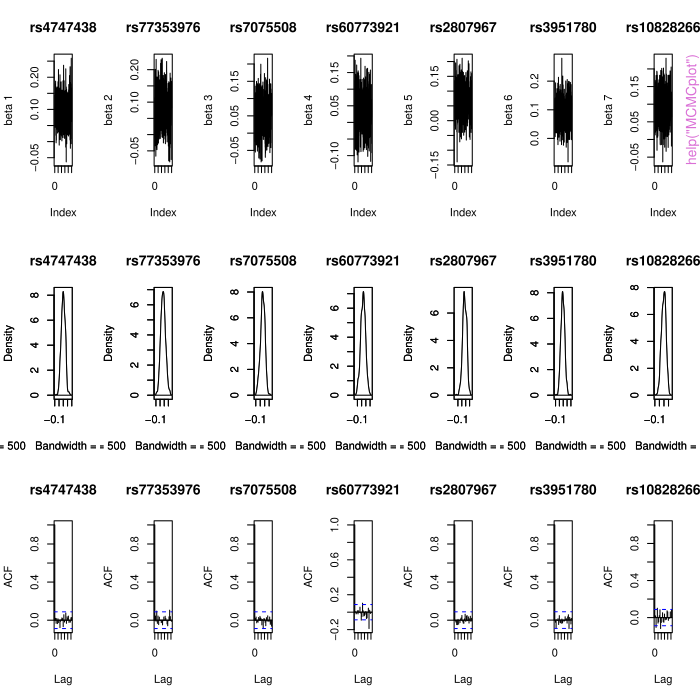

This figure's R source:
pkgname <- "GCPBayes"
source(file.path(R.home("share"), "R", "examples-header.R"))
options(warn = 1)
library('GCPBayes')

base::assign(".oldSearch", base::search(), pos = 'CheckExEnv')
base::assign(".old_wd", base::getwd(), pos = 'CheckExEnv')
cleanEx()
nameEx("CS")
### * CS

flush(stderr()); flush(stdout())

### Name: CS
### Title: Continuous Spike
### Aliases: CS

### ** Examples

############################# Gene DNAJC1 ###############################################
data(DNAJC1)
Breast <- DNAJC1$Breast
Thyroid <- DNAJC1$Thyroid
genename <- "DNAJC1"
snpnames <- Breast$snp
Betah <- list(Breast$beta, Thyroid$beta)
Sigmah <- list(diag(Breast$se^2), diag(Thyroid$se^2))
K <- 2
m <- 14

pvalue <- matrix(0, K, m)
for (k in 1:K) {
  pvalue[k, ] <- 2 * pnorm(-abs(Betah[[k]] / sqrt(diag(Sigmah[[k]]))))
}

zinit <- rep(0, K)
for (j in 1:K) {
  index <- 1:m
  PVALUE <- p.adjust(pvalue[j, ])
  SIGNALS <- index[PVALUE < 0.05]
  modelf1 <- rep(0, m)
  modelf1[SIGNALS] <- 1
  if (max(modelf1) == 1) (zinit[j] <- 1)
}


RES <- CS(Betah, Sigmah,
  kappa0 = 0.5, tau20 = 1, zeta0 = zinit,
  m = m, K = K, niter = 2000, burnin = 1000, nthin = 2, nchains = 1, a1 = 0.1, a2 = 0.1,
  c1 = 0.1, c2 = 0.1, sigma2 = 10^-3, snpnames = snpnames, genename = genename
)
## Not run: 
##D   print(RES)
##D 
##D 
##D   RES1 <- CS(Betah, Sigmah,
##D     kappa0 = c(0.2, 0.5), tau20 = c(1, 2), zeta0 = zinit,
##D     m = m, K = K, niter = 2000, burnin = 1000, nthin = 2, nchains = 2,
##D     a1 = 0.1, a2 = 0.1, c1 = 0.1, c2 = 0.1, sigma2 = 10^-3, snpnames, genename
##D   )
##D   print(RES1)
##D   ################### Simulated summary level data with K=5 ###############################
##D   data(Simulated_summary)
##D   genename <- Simulated_summary$genename
##D   snpnames <- Simulated_summary$snpnames
##D   Betah <- Simulated_summary$simBeta
##D   Sigmah <- Simulated_summary$simSIGMA
##D   K <- 5
##D   m <- 10
##D 
##D   pvalue <- matrix(0, K, m)
##D   for (k in 1:K) {
##D     pvalue[k, ] <- 2 * pnorm(-abs(Betah[[k]] / sqrt(diag(Sigmah[[k]]))))
##D   }
##D 
##D   zinit <- rep(0, K)
##D   for (j in 1:K) {
##D     index <- 1:m
##D     PVALUE <- p.adjust(pvalue[j, ])
##D     SIGNALS <- index[PVALUE < 0.05]
##D     modelf1 <- rep(0, m)
##D     modelf1[SIGNALS] <- 1
##D     if (max(modelf1) == 1) (zinit[j] <- 1)
##D   }
##D 
##D 
##D   RES <- CS(Betah, Sigmah,
##D     kappa0 = 0.5, tau20 = 1, zeta0 = zinit,
##D     m = m, K = K, niter = 2000, burnin = 1000, nthin = 2, nchains = 1, a1 = 0.1, a2 = 0.1,
##D     c1 = 0.1, c2 = 0.1, sigma2 = 10^-3, snpnames = snpnames, genename = genename
##D   )
##D   print(RES)
##D 
##D 
##D   RES1 <- CS(Betah, Sigmah,
##D     kappa0 = c(0.2, 0.5), tau20 = c(1, 2), zeta0 = zinit,
##D     m = m, K = K, niter = 2000, burnin = 1000, nthin = 2, nchains = 2,
##D     a1 = 0.1, a2 = 0.1, c1 = 0.1, c2 = 0.1, sigma2 = 10^-3, snpnames, genename
##D   )
##D   print(RES1)
##D   ################################### Gene PARP2 ##########################################
##D   library(BhGLM)
##D   data(PARP2)
##D   Breast <- PARP2$Breast
##D   Thyroid <- PARP2$Thyroid
##D   genename <- "PARP2"
##D   snpnames <- c("rs3093872", "rs3093921", "rs1713411", "rs3093926", "rs3093930", "rs878156")
##D 
##D 
##D   Fit1 <- BhGLM::bglm(y1 ~ ., family = binomial(link = "logit"), data = Breast)
##D   Betah1 <- Fit1$coefficients[-1]
##D   Sigmah1 <- cov(coef(arm::sim(Fit1)))[-1, -1]
##D 
##D   Fit2 <- BhGLM::bglm(y2 ~ ., family = binomial(link = "logit"), data = Thyroid)
##D   Betah2 <- Fit2$coefficients[-1]
##D   Sigmah2 <- cov(coef(arm::sim(Fit2)))[-1, -1]
##D 
##D   Betah <- list(Betah1, Betah2)
##D   Sigmah <- list(Sigmah1, Sigmah2)
##D   K <- 2
##D   m <- 6
##D 
##D   pvalue <- matrix(0, K, m)
##D   for (k in 1:K) {
##D     pvalue[k, ] <- 2 * pnorm(-abs(Betah[[k]] / sqrt(diag(Sigmah[[k]]))))
##D   }
##D 
##D   zinit <- rep(0, K)
##D   for (j in 1:K) {
##D     index <- 1:m
##D     PVALUE <- p.adjust(pvalue[j, ])
##D     SIGNALS <- index[PVALUE < 0.05]
##D     modelf1 <- rep(0, m)
##D     modelf1[SIGNALS] <- 1
##D     if (max(modelf1) == 1) (zinit[j] <- 1)
##D   }
##D 
##D 
##D   RES <- CS(Betah, Sigmah,
##D     kappa0 = 0.5, tau20 = 1, zeta0 = zinit,
##D     m = m, K = K, niter = 2000, burnin = 1000, nthin = 2, nchains = 1, a1 = 0.1, a2 = 0.1,
##D     c1 = 0.1, c2 = 0.1, sigma2 = 10^-3, snpnames = snpnames, genename = genename
##D   )
##D   print(RES)
##D 
##D   RES1 <- CS(Betah, Sigmah,
##D     kappa0 = c(0.2, 0.5), tau20 = c(1, 2), zeta0 = zinit,
##D     m = m, K = K, niter = 2000, burnin = 1000, nthin = 2, nchains = 2,
##D     a1 = 0.1, a2 = 0.1, c1 = 0.1, c2 = 0.1, sigma2 = 10^-3, snpnames, genename
##D   )
##D   print(RES1)
##D   ########### Simulated individual level data with K=3 and continuous phynotype ###########
##D   library(BhGLM)
##D   data(Simulated_individual)
##D   Study1 <- Simulated_individual$Study1
##D   Study2 <- Simulated_individual$Study2
##D   Study3 <- Simulated_individual$Study3
##D   K <- 3
##D   m <- 30
##D   genename <- "Simulated"
##D   snpnames <- sprintf("SNP%s", seq(1:m))
##D 
##D 
##D   Fit1 <- BhGLM::bglm(Y1 ~ ., family = gaussian, data = data.frame(Study1))
##D   Betah1 <- Fit1$coefficients[-1]
##D   Sigmah1 <- cov(coef(arm::sim(Fit1)))[-1, -1]
##D 
##D   Fit2 <- BhGLM::bglm(Y2 ~ ., family = gaussian, data = data.frame(Study2))
##D   Betah2 <- Fit2$coefficients[-1]
##D   Sigmah2 <- cov(coef(arm::sim(Fit2)))[-1, -1]
##D 
##D   Fit3 <- BhGLM::bglm(Y3 ~ ., family = gaussian, data = data.frame(Study3))
##D   Betah3 <- Fit3$coefficients[-1]
##D   Sigmah3 <- cov(coef(arm::sim(Fit3)))[-1, -1]
##D 
##D   Betah <- list(Betah1, Betah2, Betah3)
##D   Sigmah <- list(Sigmah1, Sigmah2, Sigmah3)
##D 
##D 
##D   pvalue <- matrix(0, K, m)
##D   for (k in 1:K) {
##D     pvalue[k, ] <- 2 * pnorm(-abs(Betah[[k]] / sqrt(diag(Sigmah[[k]]))))
##D   }
##D 
##D   zinit <- rep(0, K)
##D   for (j in 1:K) {
##D     index <- 1:m
##D     PVALUE <- p.adjust(pvalue[j, ])
##D     SIGNALS <- index[PVALUE < 0.05]
##D     modelf1 <- rep(0, m)
##D     modelf1[SIGNALS] <- 1
##D     if (max(modelf1) == 1) (zinit[j] <- 1)
##D   }
##D 
##D   RES <- CS(Betah, Sigmah,
##D     kappa0 = 0.5, tau20 = 1, zeta0 = zinit,
##D     m = m, K = K, niter = 2000, burnin = 1000, nthin = 2, nchains = 1, a1 = 0.1, a2 = 0.1,
##D     c1 = 0.1, c2 = 0.1, sigma2 = 10^-3, snpnames = snpnames, genename = genename
##D   )
##D   print(RES)
##D 
##D   RES1 <- CS(Betah, Sigmah,
##D     kappa0 = c(0.2, 0.5), tau20 = c(1, 2), zeta0 = zinit,
##D     m = m, K = K, niter = 2000, burnin = 1000, nthin = 2, nchains = 2,
##D     a1 = 0.1, a2 = 0.1, c1 = 0.1, c2 = 0.1, sigma2 = 10^-3, snpnames, genename
##D   )
##D   print(RES1)
##D 
##D   ########### Simulated individual level data with K=2 and gene expression data ###########
##D   library(BhGLM)
##D   data(Simulated_individual_survival)
##D   Study1 <- Simulated_individual_survival$Study1
##D   Study2 <- Simulated_individual_survival$Study2
##D   K <- 2
##D   m <- 10
##D   genename <- "Simulated"
##D   snpnames <- sprintf("G%s", seq(1:m))
##D 
##D 
##D   Fit1 <- BhGLM::bcoxph(Study1$T ~ Study1$X)
##D   Betah1 <- Fit1$coefficients
##D   Sigmah1 <- Fit1$var
##D 
##D 
##D   Fit2 <- BhGLM::bcoxph(Study2$T ~ Study2$X)
##D   Betah2 <- Fit2$coefficients
##D   Sigmah2 <- Fit2$var
##D 
##D   Betah <- list(Betah1, Betah2)
##D   Sigmah <- list(Sigmah1, Sigmah2)
##D 
##D   pvalue <- matrix(0, K, m)
##D   for (k in 1:K) {
##D     pvalue[k, ] <- 2 * pnorm(-abs(Betah[[k]] / sqrt(diag(Sigmah[[k]]))))
##D   }
##D 
##D   zinit <- rep(0, K)
##D   for (j in 1:K) {
##D     index <- 1:m
##D     PVALUE <- p.adjust(pvalue[j, ])
##D     SIGNALS <- index[PVALUE < 0.05]
##D     modelf1 <- rep(0, m)
##D     modelf1[SIGNALS] <- 1
##D     if (max(modelf1) == 1) (zinit[j] <- 1)
##D   }
##D 
##D 
##D   RES1 <- CS(Betah, Sigmah,
##D     kappa0 = c(0.2, 0.5), tau20 = c(1, 2), zeta0 = zinit,
##D     m = m, K = K, niter = 2000, burnin = 1000, nthin = 2, nchains = 2,
##D     a1 = 0.1, a2 = 0.1, c1 = 0.1, c2 = 0.1, sigma2 = 10^-3, snpnames, genename
##D   )
##D   print(RES1)
## End(Not run)



cleanEx()
nameEx("DS")
### * DS

flush(stderr()); flush(stdout())

### Name: DS
### Title: Dirac Spike
### Aliases: DS

### ** Examples

############################# Gene DNAJC1 ###############################################
data(DNAJC1)
Breast <- DNAJC1$Breast
Thyroid <- DNAJC1$Thyroid
genename <- "DNAJC1"
snpnames <- Breast$snp
Betah <- list(Breast$beta, Thyroid$beta)
Sigmah <- list(diag(Breast$se^2), diag(Thyroid$se^2))
K <- 2
m <- 14

RES <- DS(Betah, Sigmah,
  kappa0 = 0.5, sigma20 = 1,
  m = m, K = K, niter = 2000, burnin = 1000, nthin = 2, nchains = 1,
  a1 = 0.1, a2 = 0.1, d1 = 0.1, d2 = 0.1, snpnames, genename
)
## Not run: 
##D   print(RES)
##D 
##D   RES1 <- DS(Betah, Sigmah,
##D     kappa0 = c(0.2, 0.5), sigma20 = c(1, 2),
##D     m = m, K = K, niter = 2000, burnin = 1000, nthin = 2, nchains = 2,
##D     a1 = 0.1, a2 = 0.1, d1 = 0.1, d2 = 0.1, snpnames, genename
##D   )
##D   print(RES1)
##D   ################### Simulated summary level data with K=5 ###############################
##D   data(Simulated_summary)
##D   genename <- Simulated_summary$genename
##D   snpnames <- Simulated_summary$snpnames
##D   Betah <- Simulated_summary$simBeta
##D   Sigmah <- Simulated_summary$simSIGMA
##D   K <- 5
##D   m <- 10
##D 
##D   RES <- DS(Betah, Sigmah,
##D     kappa0 = 0.5, sigma20 = 1,
##D     m = m, K = K, niter = 2000, burnin = 1000, nthin = 2, nchains = 1,
##D     a1 = 0.1, a2 = 0.1, d1 = 0.1, d2 = 0.1, snpnames, genename
##D   )
##D   print(RES)
##D 
##D   RES1 <- DS(Betah, Sigmah,
##D     kappa0 = c(0.2, 0.5), sigma20 = c(1, 2),
##D     m = m, K = K, niter = 2000, burnin = 1000, nthin = 2, nchains = 2,
##D     a1 = 0.1, a2 = 0.1, d1 = 0.1, d2 = 0.1, snpnames, genename
##D   )
##D   print(RES1)
##D   ################################### Gene PARP2 ##########################################
##D   library(BhGLM)
##D   data(PARP2)
##D   Breast <- PARP2$Breast
##D   Thyroid <- PARP2$Thyroid
##D   genename <- "PARP2"
##D   snpnames <- c("rs3093872", "rs3093921", "rs1713411", "rs3093926", "rs3093930", "rs878156")
##D 
##D 
##D   Fit1 <- BhGLM::bglm(y1 ~ ., family = binomial(link = "logit"), data = Breast)
##D   Betah1 <- Fit1$coefficients[-1]
##D   Sigmah1 <- cov(coef(arm::sim(Fit1)))[-1, -1]
##D 
##D 
##D   Fit2 <- BhGLM::bglm(y2 ~ ., family = binomial(link = "logit"), data = Thyroid)
##D   Betah2 <- Fit2$coefficients[-1]
##D   Sigmah2 <- cov(coef(arm::sim(Fit2)))[-1, -1]
##D 
##D   Betah <- list(Betah1, Betah2)
##D   Sigmah <- list(Sigmah1, Sigmah2)
##D   K <- 2
##D   m <- 6
##D 
##D   RES <- DS(Betah, Sigmah,
##D     kappa0 = 0.5, sigma20 = 1,
##D     m = m, K = K, niter = 2000, burnin = 1000, nthin = 2, nchains = 1,
##D     a1 = 0.1, a2 = 0.1, d1 = 0.1, d2 = 0.1, snpnames, genename
##D   )
##D   print(RES)
##D 
##D   RES1 <- DS(Betah, Sigmah,
##D     kappa0 = c(0.2, 0.5), sigma20 = c(1, 2),
##D     m = m, K = K, niter = 2000, burnin = 1000, nthin = 2, nchains = 2,
##D     a1 = 0.1, a2 = 0.1, d1 = 0.1, d2 = 0.1, snpnames, genename
##D   )
##D   print(RES1)
##D   ########### Simulated individual level data with K=3 and continuous phynotype ###########
##D   library(BhGLM)
##D   data(Simulated_individual)
##D   Study1 <- Simulated_individual$Study1
##D   Study2 <- Simulated_individual$Study2
##D   Study3 <- Simulated_individual$Study3
##D   K <- 3
##D   m <- 30
##D   genename <- "Simulated"
##D   snpnames <- sprintf("SNP%s", seq(1:m))
##D 
##D 
##D   Fit1 <- BhGLM::bglm(Y1 ~ ., family = gaussian, data = data.frame(Study1))
##D   Betah1 <- Fit1$coefficients[-1]
##D   Sigmah1 <- cov(coef(arm::sim(Fit1)))[-1, -1]
##D 
##D 
##D   Fit2 <- BhGLM::bglm(Y2 ~ ., family = gaussian, data = data.frame(Study2))
##D   Betah2 <- Fit2$coefficients[-1]
##D   Sigmah2 <- cov(coef(arm::sim(Fit2)))[-1, -1]
##D 
##D 
##D   Fit3 <- BhGLM::bglm(Y3 ~ ., family = gaussian, data = data.frame(Study3))
##D   Betah3 <- Fit3$coefficients[-1]
##D   Sigmah3 <- cov(coef(arm::sim(Fit3)))[-1, -1]
##D 
##D   Betah <- list(Betah1, Betah2, Betah3)
##D   Sigmah <- list(Sigmah1, Sigmah2, Sigmah3)
##D 
##D 
##D   RES <- DS(Betah, Sigmah,
##D     kappa0 = 0.5, sigma20 = 1,
##D     m = m, K = K, niter = 2000, burnin = 1000, nthin = 2, nchains = 1,
##D     a1 = 0.1, a2 = 0.1, d1 = 0.1, d2 = 0.1, snpnames, genename
##D   )
##D   print(RES)
##D 
##D 
##D   RES1 <- DS(Betah, Sigmah,
##D     kappa0 = c(0.2, 0.5), sigma20 = c(1, 2),
##D     m = m, K = K, niter = 2000, burnin = 1000, nthin = 2, nchains = 2,
##D     a1 = 0.1, a2 = 0.1, d1 = 0.1, d2 = 0.1, snpnames, genename
##D   )
##D   print(RES1)
##D 
##D   ########### Simulated individual level data with K=2 and gene expression data ###########
##D   library(BhGLM)
##D   data(Simulated_individual_survival)
##D   Study1 <- Simulated_individual_survival$Study1
##D   Study2 <- Simulated_individual_survival$Study2
##D   K <- 2
##D   m <- 10
##D   genename <- "Simulated"
##D   snpnames <- sprintf("G%s", seq(1:m))
##D 
##D 
##D   Fit1 <- BhGLM::bcoxph(Study1$T ~ Study1$X)
##D   Betah1 <- Fit1$coefficients
##D   Sigmah1 <- Fit1$var
##D 
##D 
##D   Fit2 <- BhGLM::bcoxph(Study2$T ~ Study2$X)
##D   Betah2 <- Fit2$coefficients
##D   Sigmah2 <- Fit2$var
##D 
##D   Betah <- list(Betah1, Betah2)
##D   Sigmah <- list(Sigmah1, Sigmah2)
##D 
##D 
##D 
##D   RES1 <- DS(Betah, Sigmah,
##D     kappa0 = c(0.2, 0.5), sigma20 = c(1, 2),
##D     m = m, K = K, niter = 2000, burnin = 1000, nthin = 2, nchains = 2,
##D     a1 = 0.1, a2 = 0.1, d1 = 0.1, d2 = 0.1, snpnames, genename
##D   )
##D   print(RES1)
## End(Not run)



cleanEx()
nameEx("HS")
### * HS

flush(stderr()); flush(stdout())

### Name: HS
### Title: Hierarchical Spike
### Aliases: HS

### ** Examples

############################# PARP2_summary ###############################################
data(PARP2_summary)
Breast <- PARP2_summary$Breast
Thyroid <- PARP2_summary$Thyroid
Betah <- list(Breast$beta, Thyroid$beta)
Sigmah <- list(diag(Breast$se), diag(Thyroid$se))
genename <- "PARP2"
snpnames <- Breast$snp
K <- 2
m <- 6

RES <- HS(Betah, Sigmah,
  kappa0 = 0.5, kappastar0 = 0.5, sigma20 = 1, s20 = 1,
  m = m, K = K, niter = 1000, burnin = 500, nthin = 1, nchains = 1,
  a1 = 0.1, a2 = 0.1, d1 = 0.1, d2 = 0.1, c1 = 1, c2 = 1, e2 = 1, snpnames, genename
)
## Not run: 
##D   print(RES)
##D   ############################# Gene DNAJC1 ###############################################
##D   data(DNAJC1)
##D   Breast <- DNAJC1$Breast
##D   Thyroid <- DNAJC1$Thyroid
##D   genename <- "DNAJC1"
##D   snpnames <- Breast$snp
##D   Betah <- list(Breast$beta, Thyroid$beta)
##D   Sigmah <- list(diag(Breast$se^2), diag(Thyroid$se^2))
##D   K <- 2
##D   m <- 14
##D 
##D   RES <- HS(Betah, Sigmah,
##D     kappa0 = 0.5, kappastar0 = 0.5, sigma20 = 1, s20 = 1,
##D     m = m, K = K, niter = 2000, burnin = 1000, nthin = 1, nchains = 1,
##D     a1 = 0.1, a2 = 0.1, d1 = 0.1, d2 = 0.1, c1 = 1, c2 = 1, e2 = 1, snpnames, genename
##D   )
##D   print(RES)
##D 
##D   RES1 <- HS(Betah, Sigmah,
##D     kappa0 = c(0.5, 0.3), kappastar0 = c(0.5, 0.3), sigma20 = c(2, 1), s20 = c(1, 2),
##D     m = m, K = K, niter = 2000, burnin = 1000, nthin = 2, nchains = 2,
##D     a1 = 0.1, a2 = 0.1, d1 = 0.1, d2 = 0.1, c1 = 1, c2 = 1, e2 = 1, snpnames, genename
##D   )
##D   print(RES1)
##D   ################### Simulated summary level data with K=5 ###############################
##D   data(Simulated_summary)
##D   genename <- Simulated_summary$genename
##D   snpnames <- Simulated_summary$snpnames
##D   Betah <- Simulated_summary$simBeta
##D   Sigmah <- Simulated_summary$simSIGMA
##D   K <- 5
##D   m <- 10
##D 
##D   RES <- HS(Betah, Sigmah,
##D     kappa0 = 0.5, kappastar0 = 0.5, sigma20 = 1, s20 = 1,
##D     m = m, K = K, niter = 2000, burnin = 1000, nthin = 2, nchains = 1,
##D     a1 = 0.1, a2 = 0.1, d1 = 0.1, d2 = 0.1, c1 = 1, c2 = 1, e2 = 1, snpnames, genename
##D   )
##D   print(RES)
##D 
##D   RES1 <- HS(Betah, Sigmah,
##D     kappa0 = c(0.5, 0.3), kappastar0 = c(0.5, 0.3), sigma20 = c(2, 1), s20 = c(1, 2),
##D     m = m, K = K, niter = 2000, burnin = 1000, nthin = 2, nchains = 2,
##D     a1 = 0.1, a2 = 0.1, d1 = 0.1, d2 = 0.1, c1 = 1, c2 = 1, e2 = 1, snpnames, genename
##D   )
##D   print(RES1)
##D   ################################### Gene PARP2 ##########################################
##D   library(BhGLM)
##D   data(PARP2)
##D   Breast <- PARP2$Breast
##D   Thyroid <- PARP2$Thyroid
##D   genename <- "PARP2"
##D   snpnames <- c("rs3093872", "rs3093921", "rs1713411", "rs3093926", "rs3093930", "rs878156")
##D 
##D 
##D   Fit1 <- BhGLM::bglm(y1 ~ ., family = binomial(link = "logit"), data = Breast)
##D   Betah1 <- Fit1$coefficients[-1]
##D   Sigmah1 <- cov(coef(arm::sim(Fit1)))[-1, -1]
##D 
##D 
##D   Fit2 <- BhGLM::bglm(y2 ~ ., family = binomial(link = "logit"), data = Thyroid)
##D   Betah2 <- Fit2$coefficients[-1]
##D   Sigmah2 <- cov(coef(arm::sim(Fit2)))[-1, -1]
##D 
##D   Betah <- list(Betah1, Betah2)
##D   Sigmah <- list(Sigmah1, Sigmah2)
##D   K <- 2
##D   m <- 6
##D 
##D 
##D   RES <- HS(Betah, Sigmah,
##D     kappa0 = 0.5, kappastar0 = 0.5, sigma20 = 1, s20 = 1,
##D     m = m, K = K, niter = 2000, burnin = 1000, nthin = 2, nchains = 1,
##D     a1 = 0.1, a2 = 0.1, d1 = 0.1, d2 = 0.1, c1 = 1, c2 = 1, e2 = 1, snpnames, genename
##D   )
##D   print(RES)
##D 
##D   RES1 <- HS(Betah, Sigmah,
##D     kappa0 = c(0.5, 0.3), kappastar0 = c(0.5, 0.3), sigma20 = c(2, 1), s20 = c(1, 2),
##D     m = m, K = K, niter = 2000, burnin = 1000, nthin = 2, nchains = 2,
##D     a1 = 0.1, a2 = 0.1, d1 = 0.1, d2 = 0.1, c1 = 1, c2 = 1, e2 = 1, snpnames, genename
##D   )
##D   print(RES1)
##D   ########### Simulated individual level data with K=3 and continuous phynotype ###########
##D   library(BhGLM)
##D   data(Simulated_individual)
##D   Study1 <- Simulated_individual$Study1
##D   Study2 <- Simulated_individual$Study2
##D   Study3 <- Simulated_individual$Study3
##D   K <- 3
##D   m <- 30
##D   genename <- "Simulated"
##D   snpnames <- sprintf("SNP%s", seq(1:m))
##D 
##D 
##D   Fit1 <- BhGLM::bglm(Y1 ~ ., family = gaussian, data = data.frame(Study1))
##D   Betah1 <- Fit1$coefficients[-1]
##D   Sigmah1 <- cov(coef(arm::sim(Fit1)))[-1, -1]
##D 
##D 
##D   Fit2 <- BhGLM::bglm(Y2 ~ ., family = gaussian, data = data.frame(Study2))
##D   Betah2 <- Fit2$coefficients[-1]
##D   Sigmah2 <- cov(coef(arm::sim(Fit2)))[-1, -1]
##D 
##D 
##D   Fit3 <- BhGLM::bglm(Y3 ~ ., family = gaussian, data = data.frame(Study3))
##D   Betah3 <- Fit3$coefficients[-1]
##D   Sigmah3 <- cov(coef(arm::sim(Fit3)))[-1, -1]
##D 
##D   Betah <- list(Betah1, Betah2, Betah3)
##D   Sigmah <- list(Sigmah1, Sigmah2, Sigmah3)
##D 
##D 
##D   RES <- HS(Betah, Sigmah,
##D     kappa0 = 0.5, kappastar0 = 0.5, sigma20 = 1, s20 = 1,
##D     m = m, K = K, niter = 2000, burnin = 1000, nthin = 2, nchains = 1,
##D     a1 = 0.1, a2 = 0.1, d1 = 0.1, d2 = 0.1, c1 = 1, c2 = 1, e2 = 1, snpnames, genename
##D   )
##D   print(RES)
##D 
##D   RES1 <- HS(Betah, Sigmah,
##D     kappa0 = c(0.5, 0.3), kappastar0 = c(0.5, 0.3), sigma20 = c(2, 1), s20 = c(1, 2),
##D     m = m, K = K, niter = 2000, burnin = 1000, nthin = 2, nchains = 2,
##D     a1 = 0.1, a2 = 0.1, d1 = 0.1, d2 = 0.1, c1 = 1, c2 = 1, e2 = 1, snpnames, genename
##D   )
##D   print(RES1)
##D 
##D   ########### Simulated individual level data with K=2 and gene expression data ###########
##D   library(BhGLM)
##D   data(Simulated_individual_survival)
##D   Study1 <- Simulated_individual_survival$Study1
##D   Study2 <- Simulated_individual_survival$Study2
##D   K <- 2
##D   m <- 10
##D   genename <- "Simulated"
##D   snpnames <- sprintf("G%s", seq(1:m))
##D 
##D 
##D   Fit1 <- BhGLM::bcoxph(Study1$T ~ Study1$X)
##D   Betah1 <- Fit1$coefficients
##D   Sigmah1 <- Fit1$var
##D 
##D 
##D   Fit2 <- BhGLM::bcoxph(Study2$T ~ Study2$X)
##D   Betah2 <- Fit2$coefficients
##D   Sigmah2 <- Fit2$var
##D 
##D   Betah <- list(Betah1, Betah2)
##D   Sigmah <- list(Sigmah1, Sigmah2)
##D 
##D   RES1 <- HS(Betah, Sigmah,
##D     kappa0 = c(0.5, 0.3), kappastar0 = c(0.5, 0.3), sigma20 = c(2, 1), s20 = c(1, 2),
##D     m = m, K = K, niter = 2000, burnin = 1000, nthin = 2, nchains = 2,
##D     a1 = 0.1, a2 = 0.1, d1 = 0.1, d2 = 0.1, c1 = 1, c2 = 1, e2 = 1, snpnames, genename
##D   )
##D   print(RES1)
## End(Not run)



cleanEx()
nameEx("MCMCplot")
### * MCMCplot

flush(stderr()); flush(stdout())

### Name: MCMCplot
### Title: MCMC plot
### Aliases: MCMCplot

### ** Examples

#############################Gene DNAJC1 ###############################################
data(DNAJC1)
Breast <- DNAJC1$Breast
Thyroid <- DNAJC1$Thyroid
genename <- "DNAJC1"
snpnames <- Breast$snp
Betah <- list(Breast$beta, Thyroid$beta)
Sigmah <- list(diag(Breast$se^2), diag(Thyroid$se^2))
K <- 2
m <- 14


RES1 <- DS(Betah, Sigmah,
           kappa0 = 0.5, sigma20 = 1,
           m = m, K = K, niter = 2000, burnin = 1000, nthin = 2, nchains = 1,
           a1 = 0.1, a2 = 0.1, d1 = 0.1, d2 = 0.1, snpnames, genename
)


MCMCplot(Result = RES1, k = 2, nchains = 1, whichsnps = sample(snpnames, 7),
                     betatype = "l",
                     acftype = "correlation",
                     dencol = "white", denlty = 1, denbg = "white")
###################Simulated summary level data with K=5 ###############################
## Not run: 
##D data(Simulated_summary)
##D genename <- Simulated_summary$genename
##D snpnames <- Simulated_summary$snpnames
##D Betah <- Simulated_summary$simBeta
##D Sigmah <- Simulated_summary$simSIGMA
##D K <- 5
##D m <- 10
##D 
##D RES1 <- DS(Betah, Sigmah,
##D  kappa0 = c(0.2, 0.5), sigma20 = c(1, 2),
##D  m = m, K = K, niter = 2000, burnin = 1000, nthin = 2, nchains = 2,
##D  a1 = 0.1, a2 = 0.1, d1 = 0.1, d2 = 0.1, snpnames, genename)
##D 
##D MCMCplot(Result = RES1, k = 3, nchains = 2, whichsnps = sample(snpnames, 3),
##D          betatype = "l",
##D          acftype = "partial",
##D          dencol = "blue", denlty = 1, denbg = "black")
##D 
##D RES1 <- DS(Betah, Sigmah,
##D  kappa0 = c(0.2, 0.5, 0.6), sigma20 = c(1, 2, 1.5),
##D  m = m, K = K, niter = 2000, burnin = 1000, nthin = 2, nchains = 3,
##D  a1 = 0.1, a2 = 0.1, d1 = 0.1, d2 = 0.1, snpnames, genename)
##D 
##D MCMCplot(Result = RES1, k = 3, nchains = 3, whichsnps = sample(snpnames, 5),
##D          betatype = "l",
##D          acftype = "partial",
##D          dencol = "white", denlty = 1, denbg = "white")
##D #############################Gene DNAJC1 ###############################################
##D pvalue <- matrix(0, K, m)
##D for (k in 1:K) {
##D   pvalue[k, ] <- 2 * pnorm(-abs(Betah[[k]] / sqrt(diag(Sigmah[[k]]))))
##D }
##D 
##D zinit <- rep(0, K)
##D for (j in 1:K) {
##D   index <- 1:m
##D   PVALUE <- p.adjust(pvalue[j, ])
##D  SIGNALS <- index[PVALUE < 0.05]
##D  modelf1 <- rep(0, m)
##D  modelf1[SIGNALS] <- 1
##D   if (max(modelf1) == 1) (zinit[j] <- 1)
##D }
##D 
##D RES <- CS(Betah, Sigmah,
##D   kappa0 = 0.5, tau20 = 1, zeta0 = zinit,
##D  m = m, K = K, niter = 2000, burnin = 1000, nthin = 2, nchains = 1, a1 = 0.1, a2 = 0.1,
##D c1 = 0.1, c2 = 0.1, sigma2 = 10^-3, snpnames = snpnames, genename = genename)
##D 
##D MCMCplot(Result = RES1, k = 1, nchains = 1, whichsnps = sample(snpnames, 7),
##D          betatype = "l",
##D          acftype = "correlation",
##D          dencol = "white", denlty = 1, denbg = "white")
##D ###################################Gene PARP2 ##########################################
##D library(BhGLM)
##D data(PARP2)
##D Breast <- PARP2$Breast
##D Thyroid <- PARP2$Thyroid
##D genename <- "PARP2"
##D snpnames <- c("rs3093872", "rs3093921", "rs1713411", "rs3093926", "rs3093930", "rs878156")
##D 
##D 
##D Fit1 <- BhGLM::bglm(y1~ ., family=binomial(link="logit"),data=Breast)
##D Betah1 <-  Fit1$coefficients[-1]
##D Sigmah1 <- cov(coef(arm::sim(Fit1)))[-1,-1]
##D 
##D Fit2 <- BhGLM::bglm(y2~ ., family=binomial(link="logit"),data=Thyroid)
##D Betah2 <-  Fit2$coefficients[-1]
##D Sigmah2 <- cov(coef(arm::sim(Fit2)))[-1,-1]
##D 
##D Betah <- list(Betah1,Betah2)
##D Sigmah <- list(Sigmah1,Sigmah2)
##D K <- 2
##D m <- 6
##D 
##D 
##D RES1 <- DS(Betah, Sigmah, kappa0=c(0.2,0.5), sigma20=c(1,2),
##D           m=m, K=K, niter=1000, burnin=500, nthin=1, nchains=2,
##D           a1=0.1, a2=0.1, d1=0.1, d2=0.1, snpnames, genename)
##D 
##D MCMCplot(Result=RES1, k=1, nchains=2, whichsnps=snpnames,
##D          betatype = "l",
##D          acftype = "correlation",
##D          dencol = "red", denlty = 1, denbg = "white")
##D 
##D 
##D RES1 <- DS(Betah, Sigmah, kappa0=c(0.2,0.5), sigma20=c(1,2),
##D           m=m, K=K, niter=2000, burnin=1000, nthin=2, nchains=2,
##D           a1=0.1, a2=0.1, d1=0.1, d2=0.1, snpnames, genename)
##D 
##D MCMCplot(Result=RES1, k=1, nchains=2, whichsnps=snpnames,
##D          betatype = "l",
##D          acftype = "correlation",
##D          dencol = "white", denlty = 1, denbg = "white")
## End(Not run)




cleanEx()
nameEx("summaryCS")
### * summaryCS

flush(stderr()); flush(stdout())

### Name: summaryCS
### Title: Summary function of Continuous Spike
### Aliases: summaryCS

### ** Examples

############################# Gene DNAJC1 ###############################################
data(DNAJC1)
Breast <- DNAJC1$Breast
Thyroid <- DNAJC1$Thyroid
genename <- "DNAJC1"
snpnames <- Breast$snp
Betah <- list(Breast$beta, Thyroid$beta)
Sigmah <- list(diag(Breast$se^2), diag(Thyroid$se^2))
K <- 2
m <- 14

pvalue <- matrix(0, K, m)
for (k in 1:K) {
  pvalue[k, ] <- 2 * pnorm(-abs(Betah[[k]] / sqrt(diag(Sigmah[[k]]))))
}

zinit <- rep(0, K)
for (j in 1:K) {
  index <- 1:m
  PVALUE <- p.adjust(pvalue[j, ])
  SIGNALS <- index[PVALUE < 0.05]
  modelf1 <- rep(0, m)
  modelf1[SIGNALS] <- 1
  if (max(modelf1) == 1) (zinit[j] <- 1)
}


RES <- CS(Betah, Sigmah,
  kappa0 = 0.5, tau20 = 1, zeta0 = zinit,
  m = m, K = K, niter = 2000, burnin = 1000, nthin = 2, nchains = 1, a1 = 0.1, a2 = 0.1,
  c1 = 0.1, c2 = 0.1, sigma2 = 10^-3, snpnames = snpnames, genename = genename
)
summaryCS(RES)



cleanEx()
nameEx("summaryDS")
### * summaryDS

flush(stderr()); flush(stdout())

### Name: summaryDS
### Title: Summary function of Dirac Spike
### Aliases: summaryDS

### ** Examples

############################# Gene DNAJC1 ###############################################
data(DNAJC1)
Breast <- DNAJC1$Breast
Thyroid <- DNAJC1$Thyroid
genename <- "DNAJC1"
snpnames <- Breast$snp
Betah <- list(Breast$beta, Thyroid$beta)
Sigmah <- list(diag(Breast$se^2), diag(Thyroid$se^2))
K <- 2
m <- 14


RES <- DS(Betah, Sigmah,
  kappa0 = 0.5, sigma20 = 1,
  m = m, K = K, niter = 2000, burnin = 1000, nthin = 2, nchains = 1,
  a1 = 0.1, a2 = 0.1, d1 = 0.1, d2 = 0.1, snpnames, genename
)
summaryDS(RES)



cleanEx()
nameEx("summaryHS")
### * summaryHS

flush(stderr()); flush(stdout())

### Name: summaryHS
### Title: Summary function of Hierarchical Spike
### Aliases: summaryHS

### ** Examples

############################# PARP2_summary ###############################################
data(PARP2_summary)
Breast <- PARP2_summary$Breast
Thyroid <- PARP2_summary$Thyroid
Betah <- list(Breast$beta, Thyroid$beta)
Sigmah <- list(diag(Breast$se), diag(Thyroid$se))
genename <- "PARP2"
snpnames <- Breast$snp
K <- 2
m <- 6


RES <- HS(Betah, Sigmah,
  kappa0 = 0.5, kappastar0 = 0.5, sigma20 = 1, s20 = 1,
  m = m, K = K, niter = 1000, burnin = 500, nthin = 1, nchains = 1,
  a1 = 0.1, a2 = 0.1, d1 = 0.1, d2 = 0.1, c1 = 1, c2 = 1, e2 = 1, snpnames, genename
)
summaryHS(RES)



### * <FOOTER>
###
cleanEx()
options(digits = 7L)
base::cat("Time elapsed: ", proc.time() - base::get("ptime", pos = 'CheckExEnv'),"\n")
grDevices::dev.off()
###
### Local variables: ***
### mode: outline-minor ***
### outline-regexp: "\\(> \\)?### [*]+" ***
### End: ***
quit('no')
